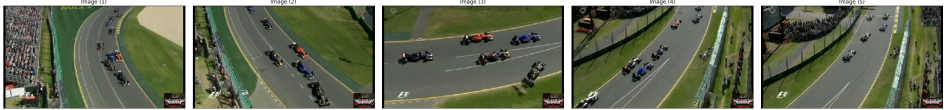
#> input picture content/dense1.jpg, 1894 x 220 px, given in place of output.mp4, which was not available (shown at 1/2 size)
$ python denseframes.py
#> lines starting #> are read from the running program, lines starting #| are printed output that depends on the picture; pictures that were not available may be replaced by others from this repository, and a replacement may not be noted
'''
 Based on the following tutorial:
   http://docs.opencv.org/3.0-beta/doc/py_tutorials/py_video/py_lucas_kanade/py_lucas_kanade.html
'''

import numpy as np
import cv2

# Start the webcam
#cap = cv2.VideoCapture(0)
cap = cv2.VideoCapture('output.mp4')

frames = int(cap.get(cv2.CAP_PROP_FRAME_COUNT))
source_width = int(cap.get(cv2.CAP_PROP_FRAME_WIDTH))
source_height = int(cap.get(cv2.CAP_PROP_FRAME_HEIGHT))

nframes = 10 # how many frames we want to analyze
target_width = source_width // 4
target_height = source_height // 4
skip_frames = frames / nframes - 1

def convert(frame):
    return cv2.resize(frame,(target_width,target_height))

# Take the first frame and convert it to gray
ret, frame = cap.read()
#> frame is the input picture: shape (220, 1894, 3); mean B, G, R 86.7, 108.1, 102
frm=convert(frame)
#> in convert, `return cv2.resize(frame,(target_width,target_height))`:
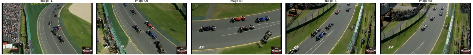
#> returned value: shape (55, 473, 3); mean of channels 0, 1, 2 88, 109.5, 103.4; drawn as B, G, R
gray = cv2.cvtColor(frm, cv2.COLOR_BGR2GRAY)
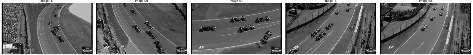
#> gray: shape (55, 473); min 0, max 255, mean 105.2
# Create the HSV color image
hsvImg = np.zeros_like(frm)
hsvImg[..., 1] = 255

# Play until the user decides to stop
for i in range(nframes):
    # Save the previous frame data
    previousGray = gray
    ret, frame = cap.read()
    frm = convert(frame)
    gray = cv2.cvtColor(frm, cv2.COLOR_BGR2GRAY)

    # Calculate the dense optical flow
    flow = cv2.calcOpticalFlowFarneback(previousGray, gray, None, 0.5, 3, 15, 3, 5, 1.2, 0)

    # Obtain the flow magnitude and direction angle
    mag, ang = cv2.cartToPolar(flow[..., 0], flow[..., 1])

    # Update the color image
    hsvImg[..., 0] = 0.5 * ang * 180 / np.pi
    hsvImg[..., 2] = cv2.normalize(mag, None, 0, 255, cv2.NORM_MINMAX)
    rgbImg = cv2.cvtColor(hsvImg, cv2.COLOR_HSV2BGR)

    cv2.imwrite('c:/temp/opt/orig{}.png'.format(i),frm)
    cv2.imwrite('c:/temp/opt/opt{}.png'.format(i), rgbImg)

    # Display the resulting frame
    #cv2.imshow('dense optical flow', np.hstack((frame, rgbImg)))
    #cv2.imshow('dense optical flow',rgbImg)

    j=skip_frames
    while ret and (j>0):
        ret, _ = cap.read()
        j-=1
#> this loop made 10 passes
#> pass 1, `mag, ang = cv2.cartToPolar(flow[..., 0], flow[..., 1])`:
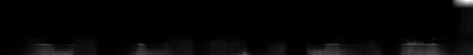
#> mag: shape (55, 473) float32; min 0, max 0.0455, mean 0.000976; drawn with min black and max white
#> pass 1, `mag, ang = cv2.cartToPolar(flow[..., 0], flow[..., 1])`:
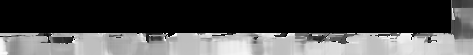
#> ang: shape (55, 473) float32; min 0, max 6.28, mean 1.85; drawn with min black and max white
#> pass 1, `rgbImg = cv2.cvtColor(hsvImg, cv2.COLOR_HSV2BGR)`:
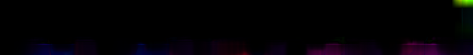
#> rgbImg: shape (55, 473, 3); mean B, G, R 4.1, 0.9, 3
#> after the loop:
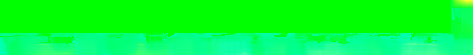
#> hsvImg: shape (55, 473, 3); mean B, G, R 52.8, 255, 5.3

# When everything is done, release the capture and close all windows
cap.release()
cv2.destroyAllWindows()

$ run again, on content/dense2.jpg
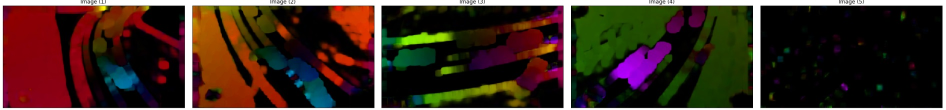
#> input picture content/dense2.jpg, 1892 x 220 px, given in place of output.mp4, which was not available (shown at 1/2 size)
#> frame is the input picture: shape (220, 1892, 3); mean B, G, R 35.4, 45, 64
#> the loop `for i in range(nframes):` made 10 passes
#> pass 1, `mag, ang = cv2.cartToPolar(flow[..., 0], flow[..., 1])`:
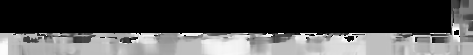
#> ang: shape (55, 473) float32; min 0, max 6.28, mean 1.83; drawn with min black and max white
#> after the loop `for i in range(nframes):`:
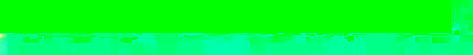
#> hsvImg: shape (55, 473, 3); mean B, G, R 52.1, 255, 0.5

$ run again, on content/dense3.jpg
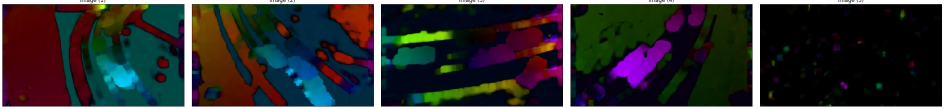
#> input picture content/dense3.jpg, 1888 x 218 px, given in place of output.mp4, which was not available (shown at 1/2 size)
#> frame is the input picture: shape (218, 1888, 3); mean B, G, R 47.2, 47.1, 47.3
#> the loop `for i in range(nframes):` made 10 passes
#> pass 1, `mag, ang = cv2.cartToPolar(flow[..., 0], flow[..., 1])`:
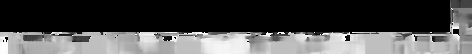
#> ang: shape (54, 472) float32; min 0, max 6.28, mean 1.87; drawn with min black and max white
#> after the loop `for i in range(nframes):`:
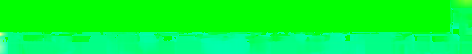
#> hsvImg: shape (54, 472, 3); mean B, G, R 53.3, 255, 1.2

$ run again, on content/optical1.jpg
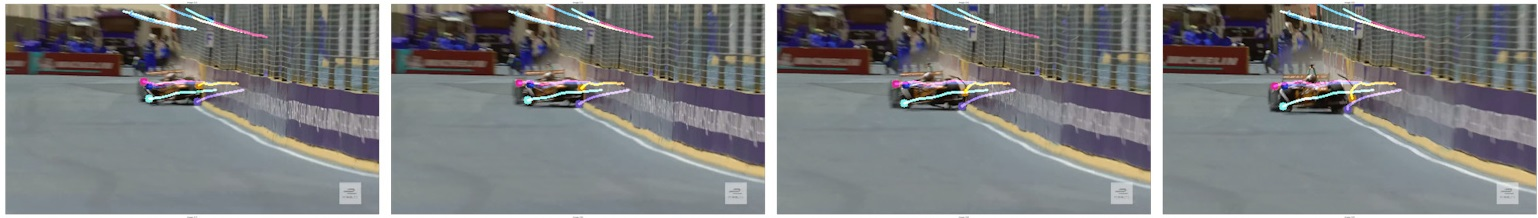
#> input picture content/optical1.jpg, 1538 x 218 px, given in place of output.mp4, which was not available
#> frame is the input picture: shape (218, 1538, 3); mean B, G, R 126.8, 125.9, 124.9
#> the loop `for i in range(nframes):` made 10 passes
#> pass 1, `rgbImg = cv2.cvtColor(hsvImg, cv2.COLOR_HSV2BGR)`:
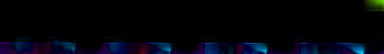
#> rgbImg: shape (54, 384, 3); mean B, G, R 10.4, 3.7, 2.3
#> after the loop `for i in range(nframes):`:
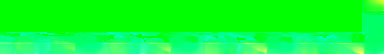
#> hsvImg: shape (54, 384, 3); mean B, G, R 47.8, 255, 11.4
